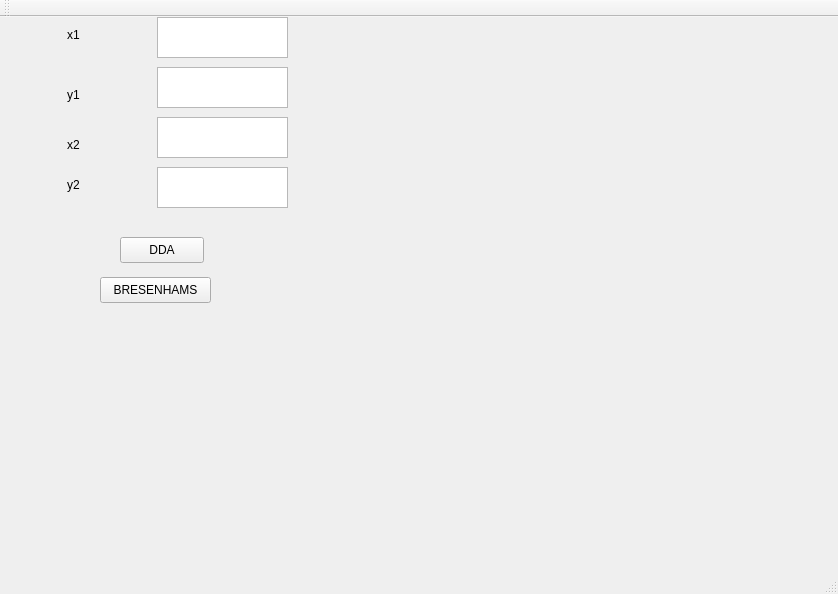
<?xml version="1.0" encoding="UTF-8"?>
<ui version="4.0">
 <class>MainWindow</class>
 <widget class="QMainWindow" name="MainWindow">
  <property name="geometry">
   <rect>
    <x>0</x>
    <y>0</y>
    <width>838</width>
    <height>594</height>
   </rect>
  </property>
  <property name="windowTitle">
   <string>MainWindow</string>
  </property>
  <widget class="QWidget" name="centralWidget">
   <widget class="QTextEdit" name="textEdit_2">
    <property name="geometry">
     <rect>
      <x>157</x>
      <y>50</y>
      <width>131</width>
      <height>41</height>
     </rect>
    </property>
   </widget>
   <widget class="QPushButton" name="DDA">
    <property name="geometry">
     <rect>
      <x>120</x>
      <y>220</y>
      <width>84</width>
      <height>26</height>
     </rect>
    </property>
    <property name="text">
     <string>DDA</string>
    </property>
   </widget>
   <widget class="QLabel" name="label_4">
    <property name="geometry">
     <rect>
      <x>67</x>
      <y>160</y>
      <width>59</width>
      <height>15</height>
     </rect>
    </property>
    <property name="text">
     <string>y2</string>
    </property>
   </widget>
   <widget class="QTextEdit" name="textEdit">
    <property name="geometry">
     <rect>
      <x>157</x>
      <y>0</y>
      <width>131</width>
      <height>41</height>
     </rect>
    </property>
   </widget>
   <widget class="QLabel" name="label">
    <property name="geometry">
     <rect>
      <x>67</x>
      <y>10</y>
      <width>59</width>
      <height>15</height>
     </rect>
    </property>
    <property name="text">
     <string>x1</string>
    </property>
   </widget>
   <widget class="QLabel" name="label_5">
    <property name="geometry">
     <rect>
      <x>310</x>
      <y>20</y>
      <width>500</width>
      <height>500</height>
     </rect>
    </property>
    <property name="text">
     <string/>
    </property>
   </widget>
   <widget class="QTextEdit" name="textEdit_3">
    <property name="geometry">
     <rect>
      <x>157</x>
      <y>100</y>
      <width>131</width>
      <height>41</height>
     </rect>
    </property>
   </widget>
   <widget class="QTextEdit" name="textEdit_4">
    <property name="geometry">
     <rect>
      <x>157</x>
      <y>150</y>
      <width>131</width>
      <height>41</height>
     </rect>
    </property>
   </widget>
   <widget class="QLabel" name="label_2">
    <property name="geometry">
     <rect>
      <x>67</x>
      <y>70</y>
      <width>59</width>
      <height>15</height>
     </rect>
    </property>
    <property name="text">
     <string>y1</string>
    </property>
   </widget>
   <widget class="QLabel" name="label_3">
    <property name="geometry">
     <rect>
      <x>67</x>
      <y>120</y>
      <width>59</width>
      <height>15</height>
     </rect>
    </property>
    <property name="text">
     <string>x2</string>
    </property>
   </widget>
   <widget class="QPushButton" name="BRES">
    <property name="geometry">
     <rect>
      <x>100</x>
      <y>260</y>
      <width>111</width>
      <height>26</height>
     </rect>
    </property>
    <property name="text">
     <string>BRESENHAMS</string>
    </property>
   </widget>
  </widget>
  <widget class="QMenuBar" name="menuBar">
   <property name="geometry">
    <rect>
     <x>0</x>
     <y>0</y>
     <width>838</width>
     <height>22</height>
    </rect>
   </property>
  </widget>
  <widget class="QToolBar" name="mainToolBar">
   <attribute name="toolBarArea">
    <enum>TopToolBarArea</enum>
   </attribute>
   <attribute name="toolBarBreak">
    <bool>false</bool>
   </attribute>
  </widget>
  <widget class="QStatusBar" name="statusBar"/>
 </widget>
 <layoutdefault spacing="6" margin="11"/>
 <resources/>
 <connections/>
</ui>
